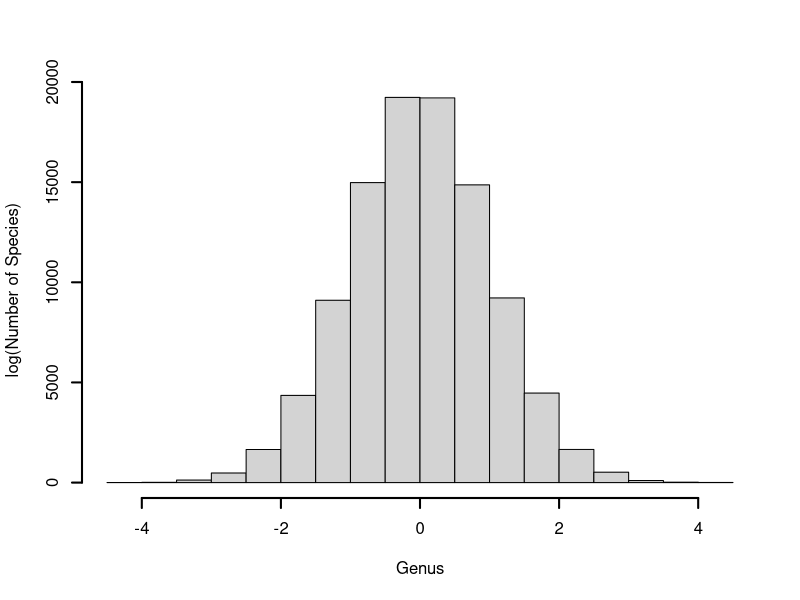
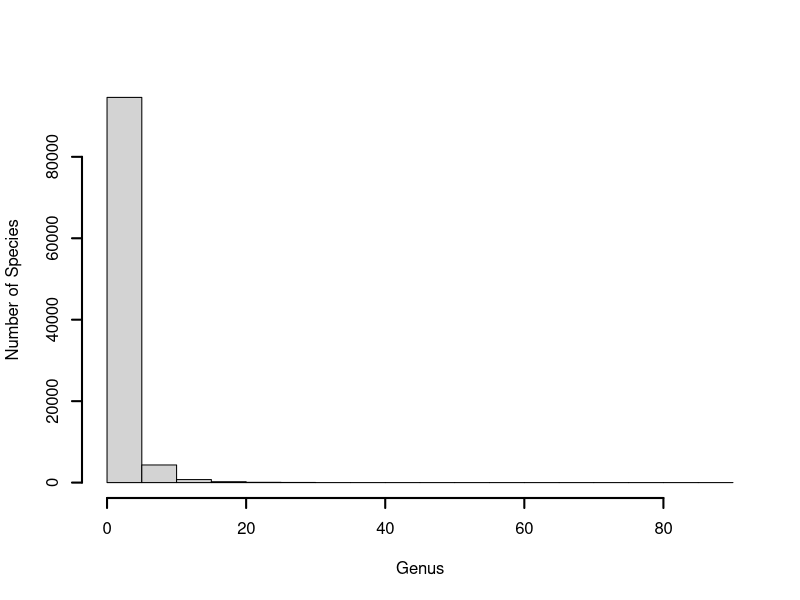
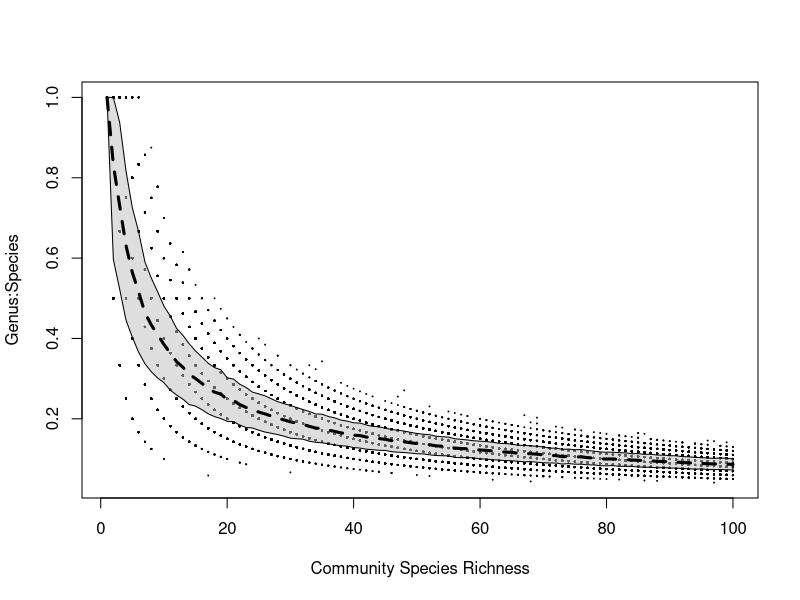

Here is the R script that generated these plots, in order:
lseries = rlnorm(100000, meanlog = 0, sdlog = 1)

hist(log(lseries),ylab="log(Number of Species)",xlab= "Genus" , main="", col="light grey", lwd=2)

hist(lseries,ylab="Number of Species",xlab= "Genus" , main="", col="light grey", lwd=2)

tt = findInterval(lseries, c(0:62))

zz = cbind(tt, lseries)


outt = matrix(NA, nrow=100, ncol=1000)

for(i in 1:100){print(i)
for(j in 1:1000){

spe = i
gen = length(unique(sample(zz[,1], i, replace = F)))

outt[i,j] = gen/spe

}
}

write.table(outt, "GS.sim.csv",sep=",", row.names=F,col.names=F,quote=F)
write.table(zz, "GS.tab.csv",sep=",", row.names=F,col.names=F,quote=F)


bb = matrix(NA, nrow=100, ncol=2);aa = for(i in 1:100){ bb[i,2]=sd(outt[i,]); bb[i,1]=mean(outt[i,])}
cc= bb[,1]-bb[,2]
dd= bb[,1]+bb[,2]
bbb=cbind(1:100,bb,cc,dd)

bbb[,5]= ifelse(bbb[,5]>1, 1,bbb[,5])

plot(rep.int(1:100, 1000), c(outt), xlab="Community Species Richness", ylab = "Genus:Species", pch=21,cex=.1, bg="black")
 polygon(c(1:100,100:1), c(bbb[1:100,4], bbb[100:1,5]), col=adjustcolor("grey", alpha=.5) )
 lines(1:100, bbb[,2], lty=2, lwd=3)